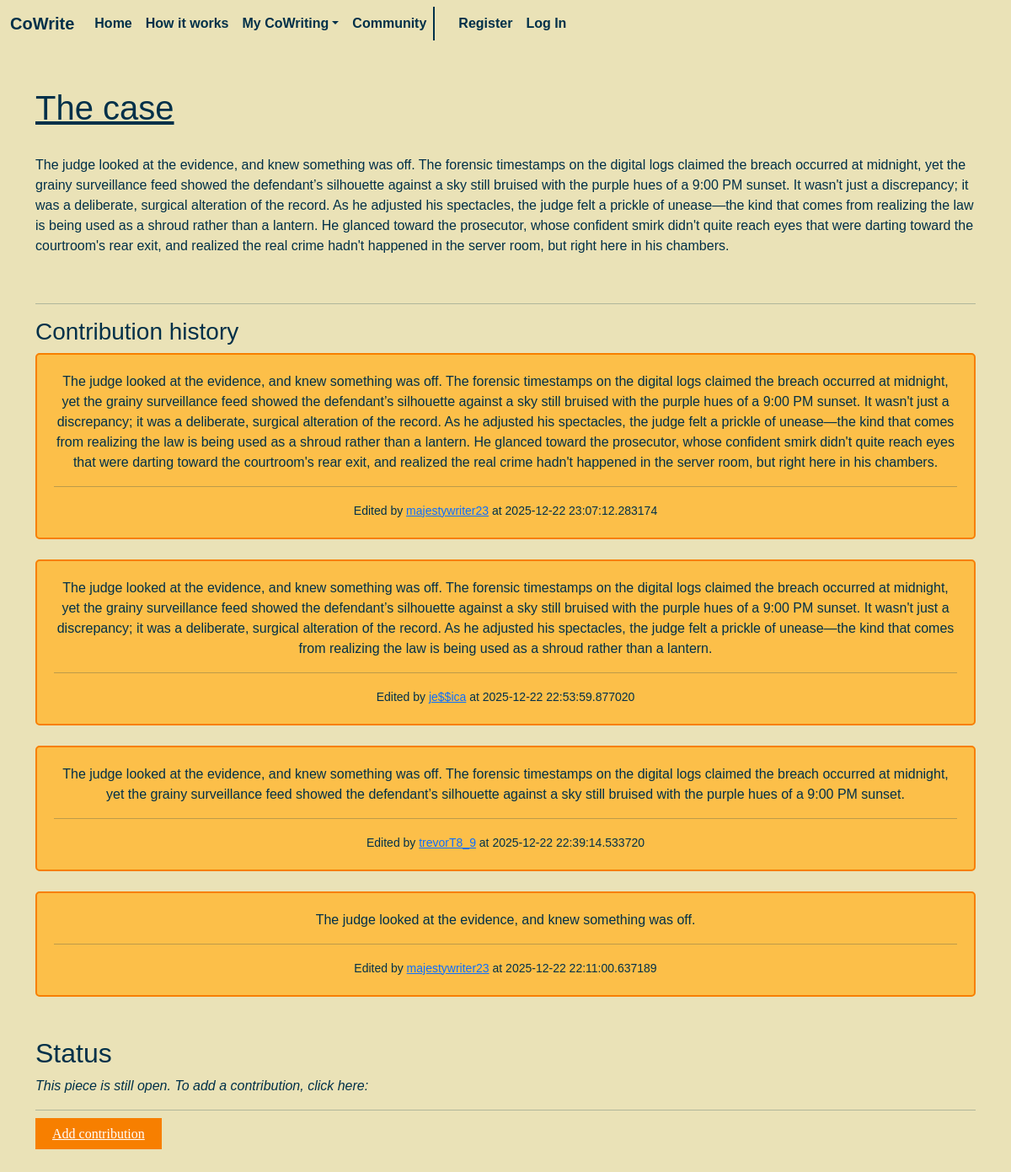
/codraft/1, run on the app's committed database.
### models.py (models this page shows)
class CoDraft(db.Model):
    __tablename__ = "codrafts"
    id = db.Column(db.Integer, primary_key=True)
    title = db.Column(db.String(50), nullable=False)
    category = db.Column(db.String(50), nullable=False)
    max_units = db.Column(db.Integer, nullable=False)
    max_unit_type = db.Column(db.String(20), nullable=False) # Words, sentences, paragraphs
    is_completed = db.Column(db.Boolean, default=False)
    created_at = db.Column(db.DateTime, default=datetime.utcnow)
    creator_id = db.Column(db.Integer, db.ForeignKey("user.id"), nullable=False)
    contributions = db.relationship("Contribution", backref="codraft", lazy=True)

class Contribution(db.Model):
    id = db.Column(db.Integer, primary_key=True)
    codraft_id = db.Column(db.Integer, db.ForeignKey("codrafts.id"), nullable=False)
    user_id = db.Column(db.Integer, db.ForeignKey("user.id"), nullable=False)
    text_snapshot = db.Column(db.Text, nullable=False)
    timestamp = db.Column(db.DateTime, default=datetime.utcnow)

class User(db.Model):
    id = db.Column(db.Integer, primary_key=True)
    username = db.Column(db.String(150), nullable=False, unique=True)
    password_hash = db.Column(db.String(200), nullable=False)
    intro = db.Column(db.Text, default="Hi. I'm new to CoWrite. Let's collaborate and write stories together!")
    profile_image = db.Column(db.String(255), nullable=True)
    drafts = db.relationship("CoDraft", backref="creator", lazy=True)
    contributions = db.relationship("Contribution", backref="author", lazy=True)

### app.py (the view)
@app.route("/codraft/<int:id>")
def codraft(id):
    draft_info = CoDraft.query.get_or_404(id)
    contributions = (
        Contribution.query
        .filter_by(codraft_id=id)
        .order_by(desc(Contribution.timestamp))
        .all()
    )
    current_text = contributions[0].text_snapshot if contributions else ""
    return render_template(
        "codraft.html",
        info=draft_info,
        contributions=contributions,
        current_text=current_text
    )

### Templates/codraft.html (shortened to what this page needs)
{% extends "layout.html" %}
{% block main %}
    <h1>{{info.title}}</h1>
    <br>
        <p>{{current_text}}</p>
    <br>
    <hr>
    <h3>Contribution history</h3>
    {% for c in contributions %}
        <div class="codraft_div">
            {{c.text_snapshot}}
            <hr>
            <small>Edited by <a href="{{ url_for('profile', id=c.author.id)}}">{{c.author.username}}</a> at {{c.timestamp}}</small>
        </div>
        <br>
    {% endfor %}
    <br>
    <h2>Status</h2>
    {% if not info.is_completed %}
        <em>This piece is still open. To add a contribution, click here:</em>
        <hr>
        <a href="{{ url_for('add_contribution', id=info.id) }}" class="custom-button-colour">Add contribution</a>
    {% else %}
        <em>This piece is marked as completed.</em>
    {% endif %}
{% endblock %}

### Static/CSS/styles.css (style rules this page uses)
body { background-color: #eae2b7; margin-bottom: 50px; font-family: 'Trebuchet MS', sans-serif; color: #003049; }
h1 { text-decoration: underline; }
.codraft_div { border: 2px solid #f77f00; background-color: #fcbf49; text-align: center; border-radius: 5px; padding: 20px; }
.codraft_div { transition: transform 0.2s ease, box-shadow 0.2s ease; }
::placeholder { color: #eae2b7; font-style: italic; }
.custom-button-colour { background-color: #f77f00; color: white; font-family: Allura; border: none; padding-top: 10px; padding-bottom: 10px; padding-left: 20px; padding-right: 20px; cursor: pointer; }
em { color: #003049; font-family: 'Trebuchet MS', sans-serif; }

### data on the page
CoDraft: title "The case"
Contribution: text_snapshot "The judge looked at the evidence, and knew something was off. The forensic timestamps on the digital logs claimed the breach occurred at midnight, yet the grainy surveillance feed showed the defendant’s silhouette against a sky still bruised with the purple hues of a 9:00 PM sunset. It wasn't just a discrepancy; it was a deliberate, surgical alteration of the record. As he adjusted his spectacles, the judge felt a prickle of unease—the kind that comes from realizing the law is being used as a shroud rather than a lantern. He glanced toward the prosecutor, whose confident smirk didn't quite reach eyes that were darting toward the courtroom's rear exit, and realized the real crime hadn't…", author.username "majestywriter23", timestamp "2025-12-22 23:07:12.283174"
Contribution: text_snapshot "The judge looked at the evidence, and knew something was off. The forensic timestamps on the digital logs claimed the breach occurred at midnight, yet the grainy surveillance feed showed the defendant’s silhouette against a sky still bruised with the purple hues of a 9:00 PM sunset. It wasn't just a discrepancy; it was a deliberate, surgical alteration of the record. As he adjusted his spectacles, the judge felt a prickle of unease—the kind that comes from realizing the law is being used as a shroud rather than a lantern.", author.username "je$$ica", timestamp "2025-12-22 22:53:59.877020"
Contribution: text_snapshot "The judge looked at the evidence, and knew something was off. The forensic timestamps on the digital logs claimed the breach occurred at midnight, yet the grainy surveillance feed showed the defendant’s silhouette against a sky still bruised with the purple hues of a 9:00 PM sunset.", author.username "trevorT8_9", timestamp "2025-12-22 22:39:14.533720"
Contribution: text_snapshot "The judge looked at the evidence, and knew something was off.", author.username "majestywriter23", timestamp "2025-12-22 22:11:00.637189"
